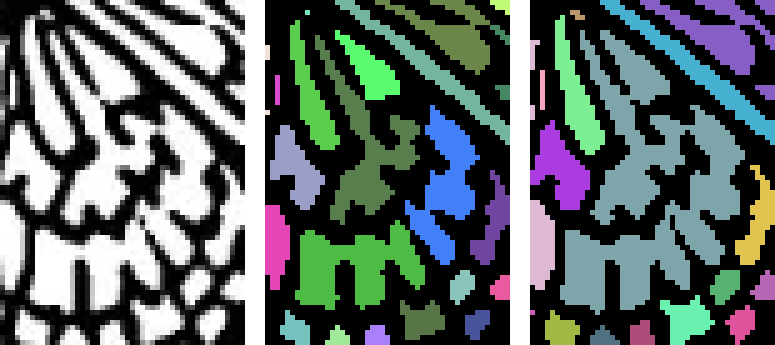
#> input picture research/region-fill/img/butterfly_leak_T200_vs_T128.png, 775 x 345 px
$ python analyze_pages.py img/butterfly_leak_T200_vs_T128.png
#> lines starting #> are read from the running program, lines starting #| are printed output that depends on the picture; after the words box and inside, x2 and y2 are one past the last pixel; in counts of white or black regions, pixels touching at a corner belong together
"""Analyze line-art pages: grey histogram, connected-component counts at thresholds,
region-size distributions, and whether thresholds merge regions (outline gaps).
Usage: python3 analyze_pages.py /home/user/color-cafe/pages/*.png
"""
import sys, time
import numpy as np
from PIL import Image
from scipy import ndimage  # may be unavailable; fallback below

def load_grey(path):
#> called with path = 'img/butterfly_leak_T200_vs_T128.png'
    im = Image.open(path).convert("L")
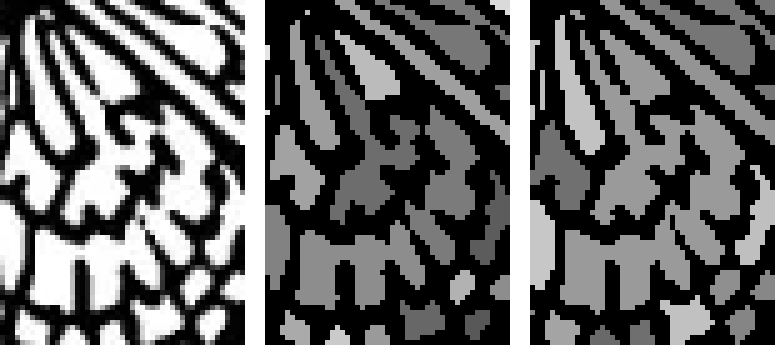
#> im: PIL image 775x345 L; min 0, max 255, mean 100.7
    return np.asarray(im, dtype=np.uint8)

def label(mask):
    lab, n = ndimage.label(mask, structure=[[0,1,0],[1,1,1],[0,1,0]])  # 4-connectivity
    return lab, n

def summarize(path):
    g = load_grey(path)
    h, w = g.shape
#> h = 345; w = 775
    total = g.size
#> total = 267375
    print(f"\n=== {path.split('/')[-1]}  {w}x{h}")
#| === butterfly_leak_T200_vs_T128.png  775x345
    hist = np.bincount(g.ravel(), minlength=256)
#> hist = 256 values, max 94875 at index 0, min 0 at index 4, mean 1044.4
    pure_black = hist[0] / total; pure_white = hist[255] / total
#> after `pure_black = hist[0] / total`: pure_black = 0.355
#> after `pure_white = hist[255] / total`: pure_white = 0.0919
    grey = 1 - pure_black - pure_white
#> grey = 0.553
    print(f"pixels: black(0)={pure_black:.3%}  white(255)={pure_white:.3%}  grey(1..254)={grey:.3%}")
#| pixels: black(0)=35.484%  white(255)=9.191%  grey(1..254)=55.325%
    dark = (g < 128).sum() / total
#> dark = 0.568
    print(f"dark(<128)={dark:.3%}  light(>=200)={(g>=200).sum()/total:.3%}")
#| dark(<128)=56.793%  light(>=200)=19.682%
    # grey band distribution
    for lo, hi in [(1,63),(64,127),(128,191),(192,254)]:
        print(f"  grey {lo:3d}-{hi:3d}: {hist[lo:hi+1].sum()/total:.3%}")
#> this loop made 4 passes
#|   grey   1- 63: 9.724%
#|   grey  64-127: 11.585%
#|   grey 128-191: 20.748%
#|   grey 192-254: 13.268%
    results = {}
    for t in (64, 128, 160, 200, 230, 250):
        mask = g >= t  # fillable (white-ish)
        lab, n = label(mask)
        sizes = np.bincount(lab.ravel())[1:]
        big = (sizes >= 50).sum(); tiny = (sizes < 10).sum()
        largest = sizes.max() if n else 0
        results[t] = (n, big, tiny, largest, sizes)
        print(f"  T={t:3d}: regions={n:5d}  >=50px={big:4d}  <10px={tiny:4d}  largest={largest} ({largest/total:.1%})")
#> this loop made 6 passes
#> (n, big, largest) on passes 1 to 6: (46, 45, 23525), (38, 36, 21425), (28, 25, 20600), (21, 19, 12675), (25, 20, 11600), (62, 36, 8325)
#|   T= 64: regions=   46  >=50px=  45  <10px=   0  largest=23525 (8.8%)
#|   T=128: regions=   38  >=50px=  36  <10px=   0  largest=21425 (8.0%)
#|   T=160: regions=   28  >=50px=  25  <10px=   0  largest=20600 (7.7%)
#|   T=200: regions=   21  >=50px=  19  <10px=   0  largest=12675 (4.7%)
#|   T=230: regions=   25  >=50px=  20  <10px=   0  largest=11600 (4.3%)
#|   T=250: regions=   62  >=50px=  36  <10px=   0  largest=8325 (3.1%)
#> pass 1, in summarize, `mask = g >= t`:
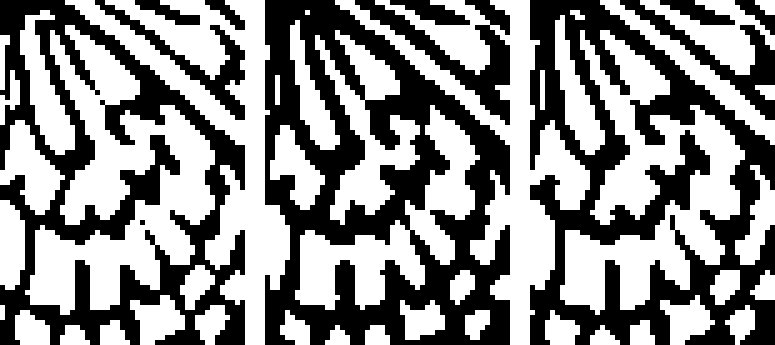
#> mask: shape (345, 775) bool; 54.8% white; 12 black regions, largest, box (x1, y1, x2, y2) and area: (265, 0, 510, 345) 40400, (530, 0, 775, 345) 35000, (0, 0, 245, 345) 30250
#> pass 1, in label, `lab, n = ndimage.label(mask, structure=[[0,1,0],[1,1,1],[0,1,0]])`:
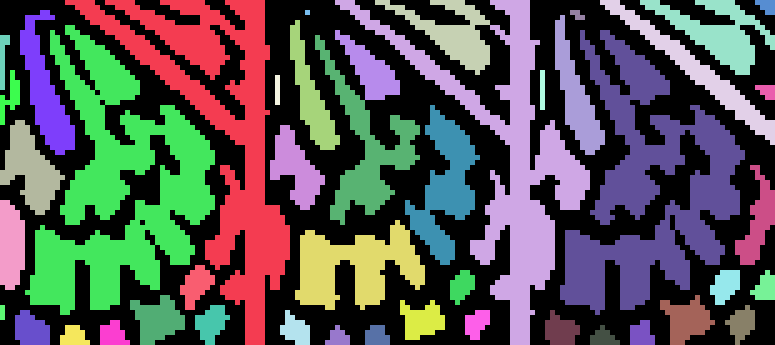
#> lab: shape (345, 775) int32; 47 distinct labels, from 0 to 46; one colour per label, 0 black
#> pass 2, in summarize, `mask = g >= t`:
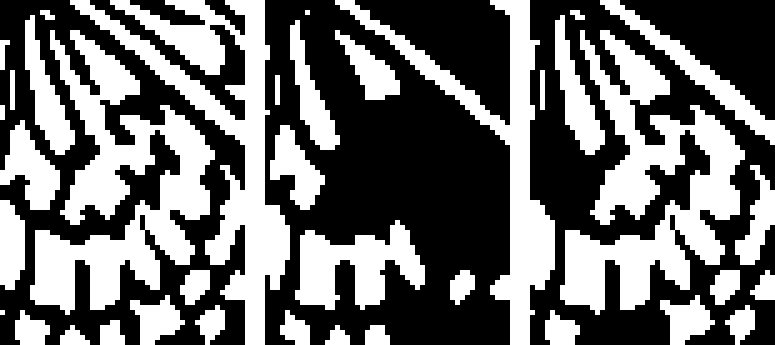
#> mask: shape (345, 775) bool; 43.2% white; 38 white regions, largest, box (x1, y1, x2, y2) and area: (30, 30, 215, 315) 21425, (560, 30, 745, 315) 21425, (70, 0, 290, 345) 18950
#> pass 2, in label (call 2), `lab, n = ndimage.label(mask, structure=[[0,1,0],[1,1,1],[0,1,0]])`:
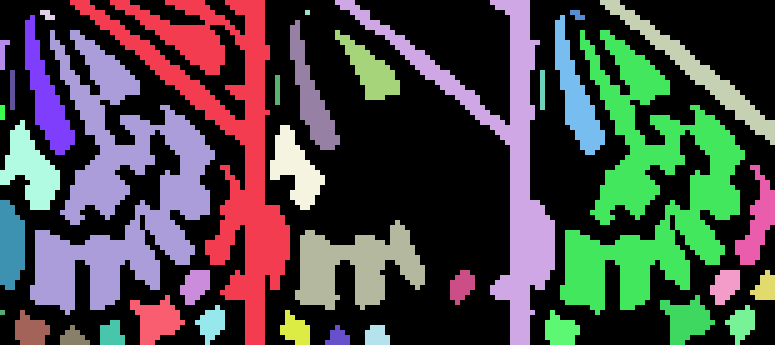
#> lab: shape (345, 775) int32; 39 distinct labels, from 0 to 38; one colour per label, 0 black
#> after the loop:
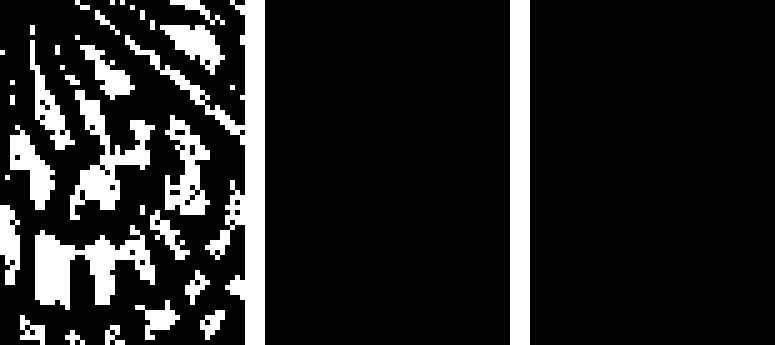
#> mask: shape (345, 775) bool; 14.5% white; 36 white regions, largest, box (x1, y1, x2, y2) and area: (125, 0, 265, 345) 9725, (510, 0, 530, 345) 6900, (35, 225, 155, 310) 4875
#> after the loop, results = 6 items
    return g, results

if __name__ == "__main__":
    for p in sys.argv[1:]:
        summarize(p)

$ run again, on research/region-fill/img/garden-gate_regions_T200.png
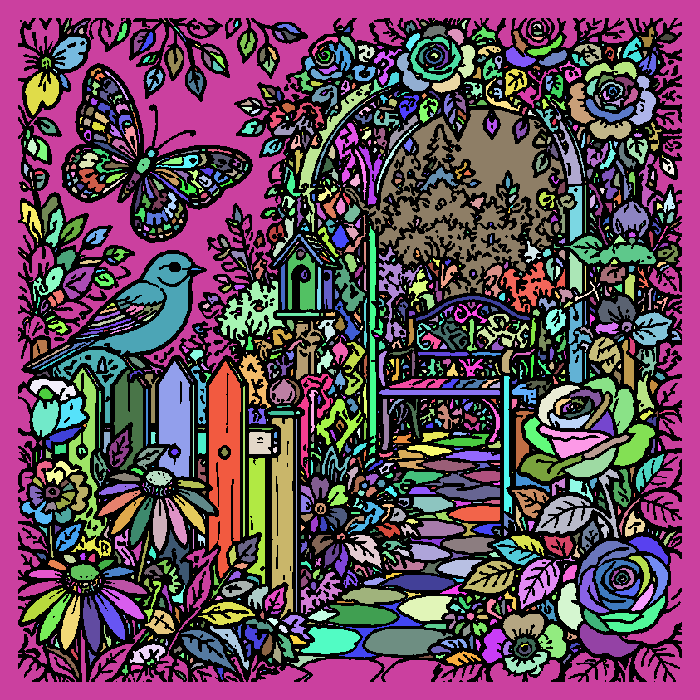
#> input picture research/region-fill/img/garden-gate_regions_T200.png, 700 x 700 px
#| === garden-gate_regions_T200.png  700x700
#> hist = 256 values, max 201595 at index 0, min 0 at index 1, mean 1914.1
#> pure_black = 0.411
#> pure_white = 0
#> grey = 0.589
#| pixels: black(0)=41.142%  white(255)=0.000%  grey(1..254)=58.858%
#> dark = 0.702
#| dark(<128)=70.205%  light(>=200)=4.964%
#> the loop in summarize, `for lo, hi in [(1,63),(64,127),(128,191),(192,254)]:` made 4 passes
#|   grey   1- 63: 0.000%
#|   grey  64-127: 29.063%
#|   grey 128-191: 22.073%
#|   grey 192-254: 7.722%
#> the loop in summarize, `for t in (64, 128, 160, 200, 230, 250):` made 6 passes
#> (n, big, tiny, largest) on passes 1 to 6: (2277, 592, 1029, 105467), (1712, 441, 781, 11491), (1072, 281, 490, 3209), (323, 89, 158, 1626), (52, 12, 24, 930), (0, 0, 0, 0)
#> (printed output is left out)
#> pass 1, in label, `lab, n = ndimage.label(mask, structure=[[0,1,0],[1,1,1],[0,1,0]])`:
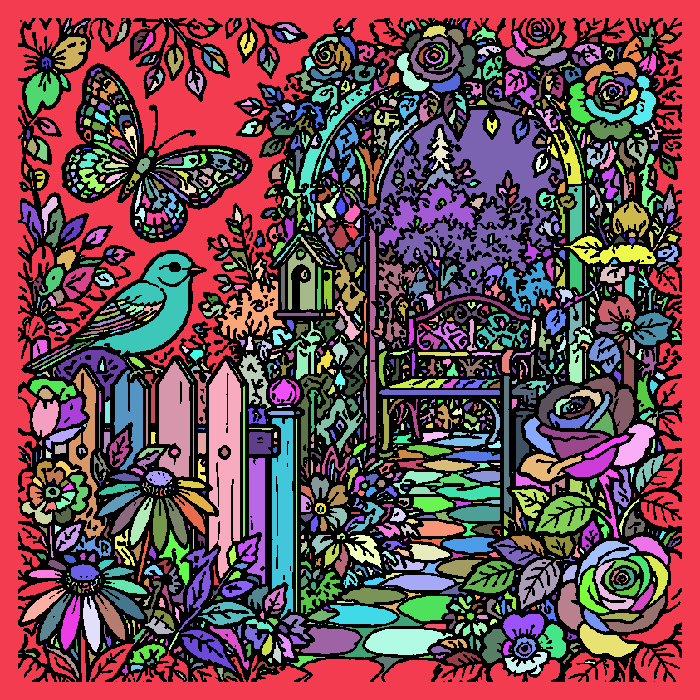
#> lab: shape (700, 700) int32; 2278 distinct labels, from 0 to 2277; one colour per label, 0 black
#> pass 2, in label (call 2), `lab, n = ndimage.label(mask, structure=[[0,1,0],[1,1,1],[0,1,0]])`:
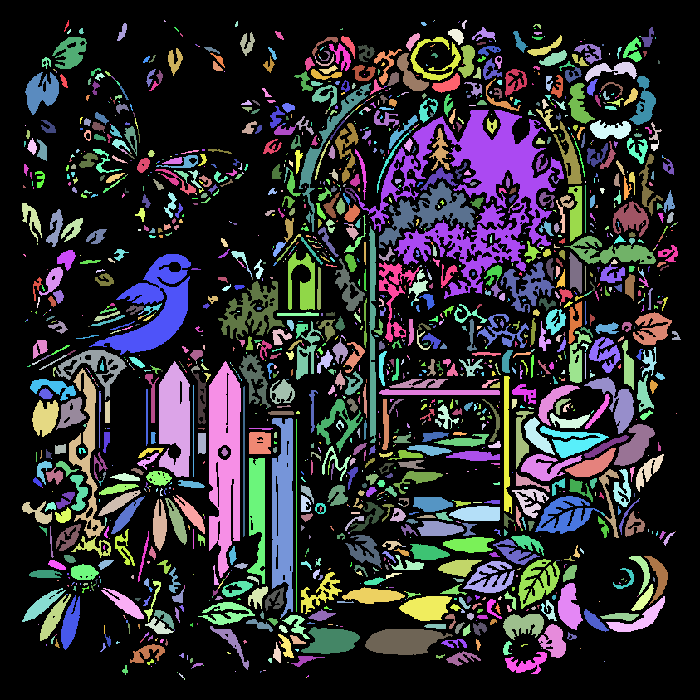
#> lab: shape (700, 700) int32; 1713 distinct labels, from 0 to 1712; one colour per label, 0 black
#> after the loop in summarize, `for t in (64, 128, 160, 200, 230, 250):`: results = 6 items

$ run again, on research/region-fill/img/halo_grow_multiply_crop.png
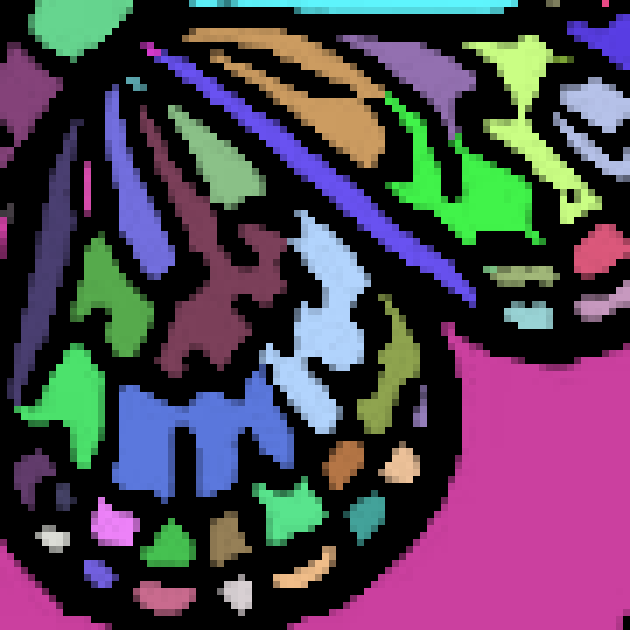
#> input picture research/region-fill/img/halo_grow_multiply_crop.png, 630 x 630 px
#| === halo_grow_multiply_crop.png  630x630
#> hist = 256 values, max 179683 at index 0, min 0 at index 1, mean 1550.4
#> pure_black = 0.453
#> pure_white = 0
#> grey = 0.547
#| pixels: black(0)=45.272%  white(255)=0.000%  grey(1..254)=54.728%
#> dark = 0.795
#| dark(<128)=79.494%  light(>=200)=3.790%
#> the loop in summarize, `for lo, hi in [(1,63),(64,127),(128,191),(192,254)]:` made 4 passes
#|   grey   1- 63: 1.346%
#|   grey  64-127: 32.877%
#|   grey 128-191: 15.432%
#|   grey 192-254: 5.074%
#> the loop in summarize, `for t in (64, 128, 160, 200, 230, 250):` made 6 passes
#> (n, big, largest) on passes 1 to 6: (43, 41, 57134), (44, 34, 10731), (37, 23, 10045), (14, 10, 5243), (0, 0, 0), (0, 0, 0)
#> (printed output is left out)
#> pass 1, in label, `lab, n = ndimage.label(mask, structure=[[0,1,0],[1,1,1],[0,1,0]])`:
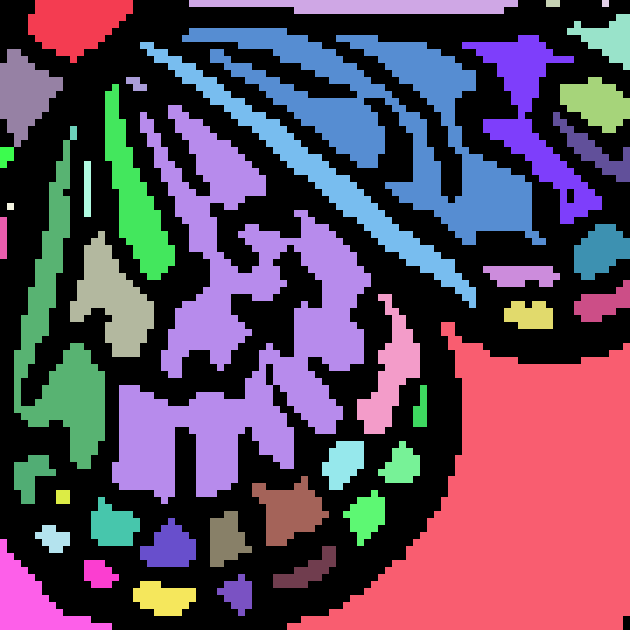
#> lab: shape (630, 630) int32; 44 distinct labels, from 0 to 43; one colour per label, 0 black
#> pass 2, in label (call 2), `lab, n = ndimage.label(mask, structure=[[0,1,0],[1,1,1],[0,1,0]])`:
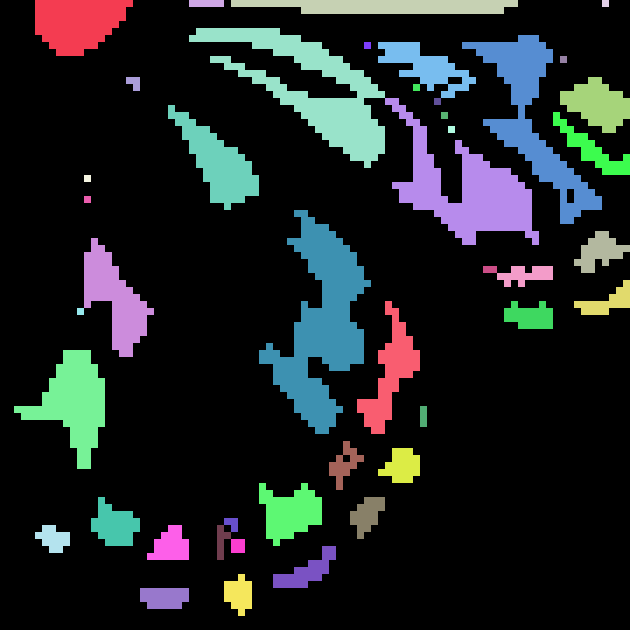
#> lab: shape (630, 630) int32; 45 distinct labels, from 0 to 44; one colour per label, 0 black
#> after the loop in summarize, `for t in (64, 128, 160, 200, 230, 250):`: results = 6 items
